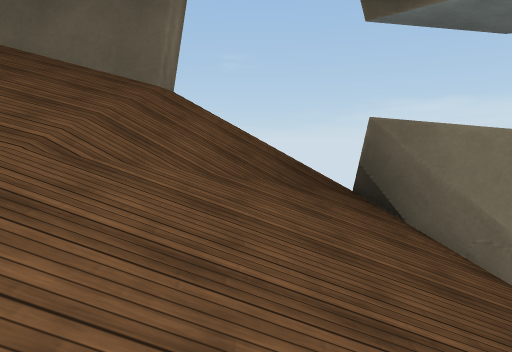
View 1 (above)

14 first-person views from a walk through a scene from a Unity 3-D project. The camera is 1.5 m above the floor, tilts 6° down and sees 75° across. The floor is counted in squares, 1 m on a side. Each view is taken from the middle of a square. On the plan, view 1 faces up. The plan holds only what a view shows up to about 15 squares ahead; the rest is blank. The place goes on beyond the plan. The player character is not drawn. Surface patterns are stand-ins for the level's own textures.

View 2
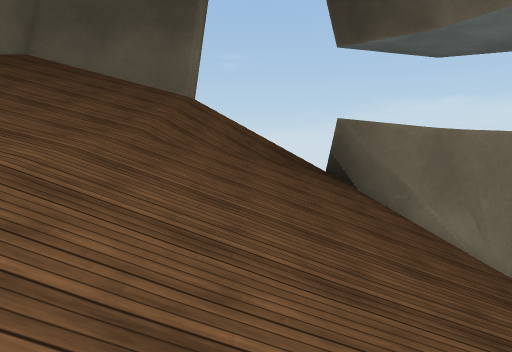

View 3
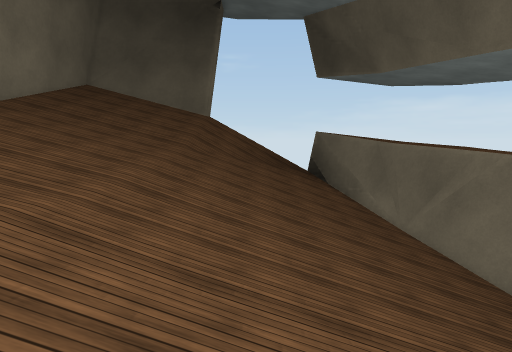

View 4
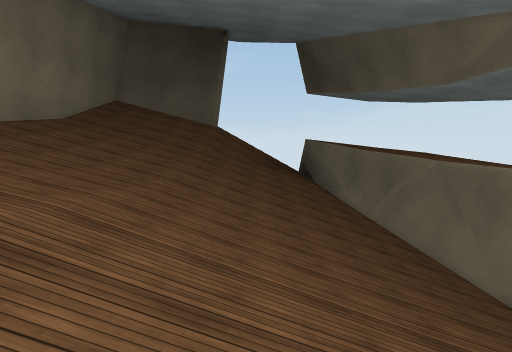

View 5
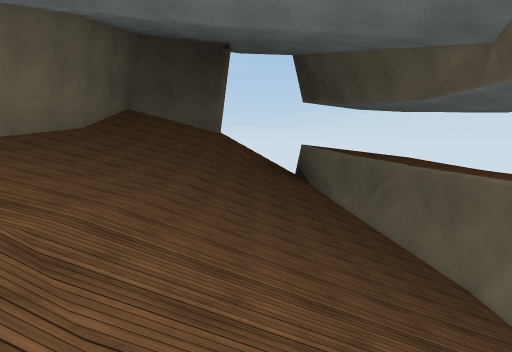

View 6
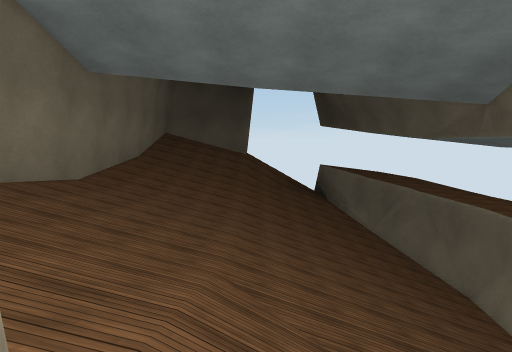

View 7
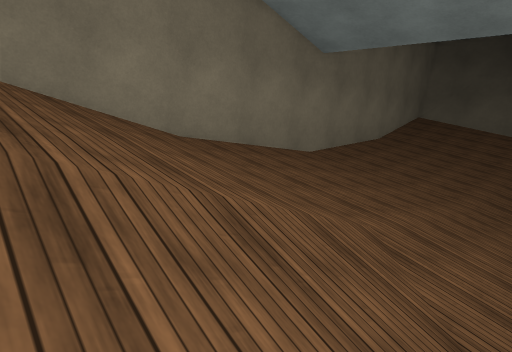

View 8
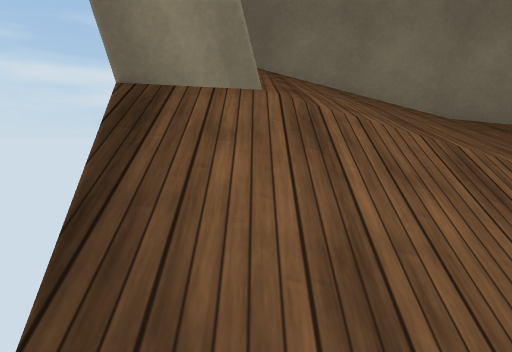

View 9
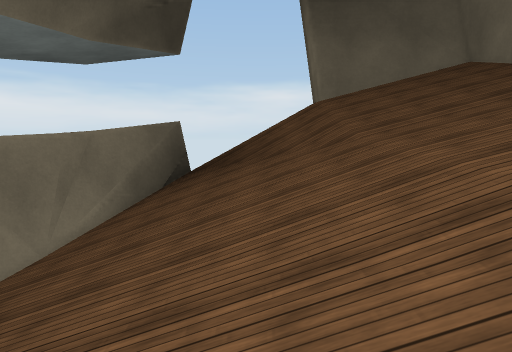

View 10
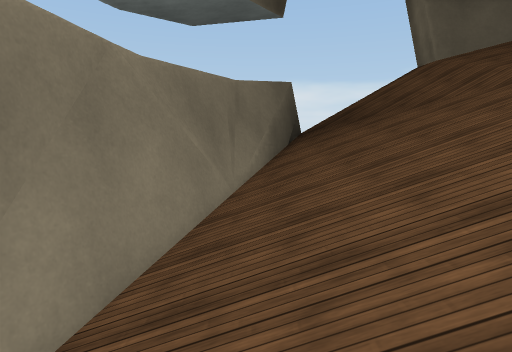

View 11
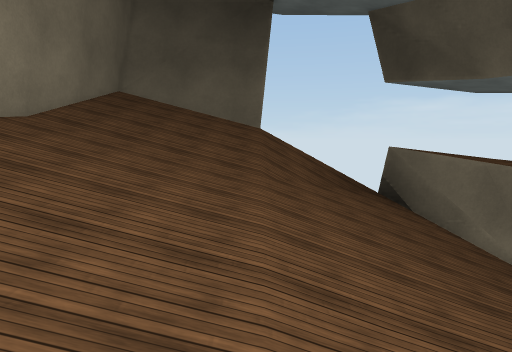

View 12
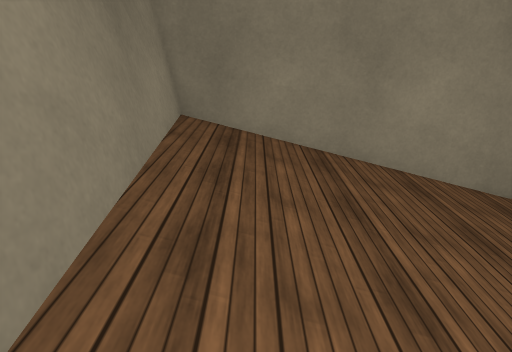

View 13
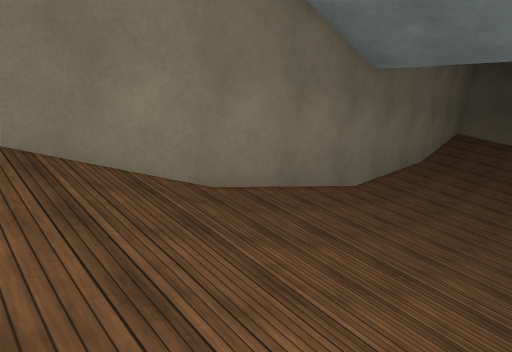

View 14
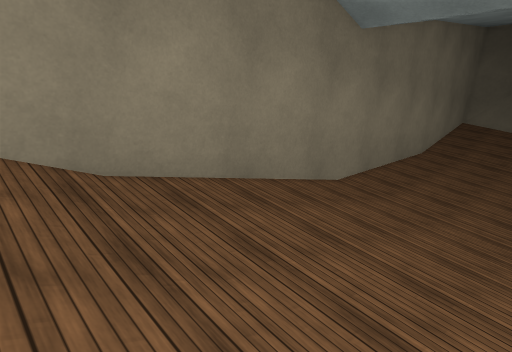

### Floor plan
Key: @ floor where view 1 was taken; # wall or solid block; / step, stairs or slope.
Columns run from 10 left of view 1 to 8 right of it. Each row starts with its distance up from view 1.
 12        #
 11 ########/
 10 #////###/////##
  9 #/////////////#
  8 #/////////////##
  7 #//////////////#
  6 #//////////////##
  5 #//////////////##
  4 #///////////////#
  3 #///////////////##
  2 #///////////////##
  1 #////////////////#
  0 #/////////@//////#
 -1 #////////////////##
 -2 #/////////////////#
 -3 #/////////////////#
 -4 #/////////////////#
 -5 #/////////////////#
 -6 #////////////////##
 -7 #////////////////#
 -8 #////////////////#
 -9 #///////////////##
-10 #///////////////#
-11 #///////////////#
-12 #//////////////##
-13 #//////////////##
-14 #//////////////#
-15 #/////////////##
-16 #/////////////#
-17 #////###/////##
-18 ########/
-19        #

Positions as (right, up) in squares from view 1, and headings:
1: (0, 0), facing up
2: (0, -4), facing up
3: (0, -9), facing up
4: (0, -13), facing up
5: (0, -15), facing up
6: (-2, -18), facing up
7: (0, -17), facing up-left
8: (1, -17), facing left
9: (0, -2), facing down
10: (5, -2), facing down
11: (-3, -6), facing up
12: (-3, -16), facing left
13: (-3, -16), facing up-left
14: (-4, -13), facing up-left
